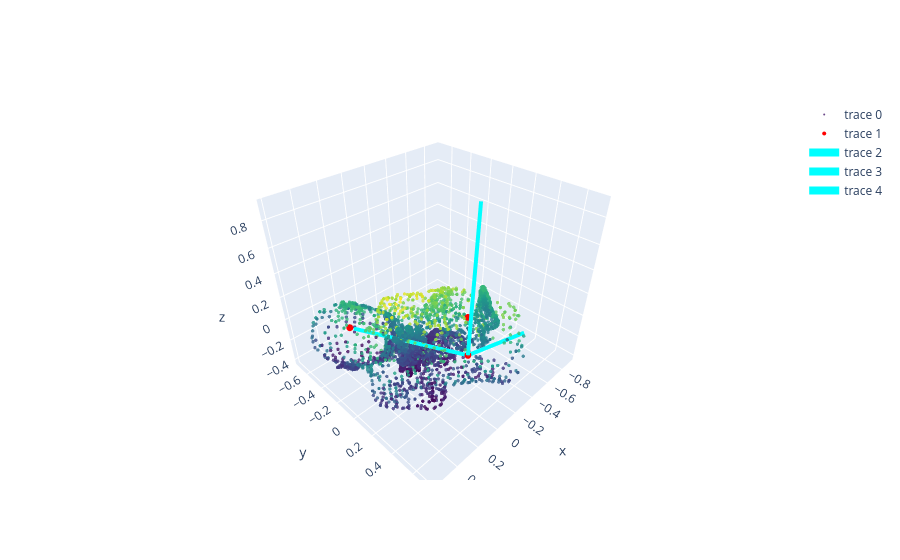

The notebook cell saved with this chart:
### Code cell
pc_head_k = knn_gather(X_PC, head_idx).squeeze(2)
pc_belly_k = knn_gather(X_PC, belly_idx).squeeze(2)
pc_side_k = knn_gather(X_PC, side_idx).squeeze(2)

points = torch.stack([torch.mean(pc_belly_k, dim=1),
                      torch.mean(pc_head_k, dim=1),
                      torch.mean(pc_side_k, dim=1)], dim=1)

frame = compute_orthogonal_frame(points)
plot_diffusion(X_PC.cpu().numpy(), points.cpu().numpy(), frame.cpu().numpy(), scale=1.0)

### Figure 1 — Plotly figure (JSON) as saved in the notebook; plotly's stock layout.template omitted (floating-point values rounded to 4 significant figures; data arrays with more than 128 entries replaced by an {"elided": "..."} marker saying what was removed)
{"data": [{"marker": {"color": {"elided": "4096 float values"}, "colorscale": [[0, "#440154"], [0.1111, "#482878"], [0.2222, "#3e4989"], [0.3333, "#31688e"], [0.4444, "#26828e"], [0.5556, "#1f9e89"], [0.6667, "#35b779"], [0.7778, "#6ece58"], [0.8889, "#b5de2b"], [1, "#fde725"]], "opacity": 0.8, "size": 2}, "mode": "markers", "scene": "scene", "type": "scatter3d", "x": {"elided": "4096 float values"}, "y": {"elided": "4096 float values"}, "z": {"elided": "4096 float values"}}, {"marker": {"color": "red", "opacity": 1, "size": 4}, "mode": "markers", "scene": "scene", "type": "scatter3d", "x": [-0.01541, 0.2353, -0.1054], "y": [0.4532, -0.5402, 0.3612], "z": [0.02059, -0.1827, 0.237]}, {"line": {"color": "cyan", "width": 8}, "mode": "lines", "scene": "scene", "type": "scatter3d", "x": [-0.01541, 0.2247], "y": [0.4532, -0.4979], "z": [0.02059, -0.174]}, {"line": {"color": "cyan", "width": 8}, "mode": "lines", "scene": "scene", "type": "scatter3d", "x": [-0.01541, -0.397], "y": [0.4532, 0.1763], "z": [0.02059, 0.9025]}, {"line": {"color": "cyan", "width": 8}, "mode": "lines", "scene": "scene", "type": "scatter3d", "x": [-0.01541, -0.908], "y": [0.4532, 0.3157], "z": [0.02059, -0.4088]}], "layout": {"scene": {"domain": {"x": [0, 1], "y": [0, 1]}}}}
